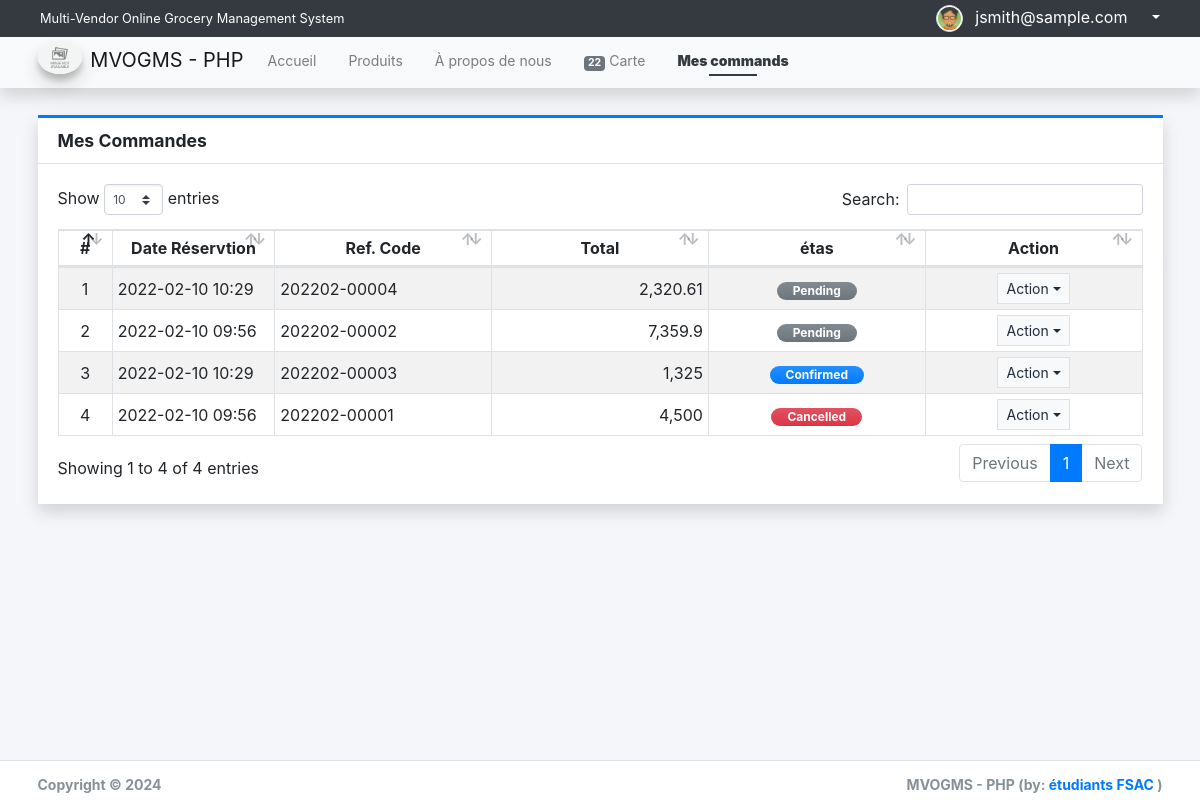
The page /?page=orders/my_orders (signed in) on the database its author committed.
### tables this page shows
CREATE TABLE `order_list` (
  `id` int(30) NOT NULL,
  `code` varchar(100) NOT NULL,
  `client_id` int(30) NOT NULL,
  `vendor_id` int(30) NOT NULL,
  `total_amount` double NOT NULL DEFAULT 0,
  `delivery_address` text NOT NULL,
  `status` tinyint(1) NOT NULL DEFAULT 0,
  `date_created` datetime NOT NULL DEFAULT current_timestamp(),
  `date_updated` datetime DEFAULT NULL ON UPDATE current_timestamp()
);

### classes/DBConnection.php (called while the page is built, shortened)
<?php
class DBConnection{
    private $host = DB_SERVER;
    private $username = DB_USERNAME;
    private $password = DB_PASSWORD;
    private $database = DB_NAME;
    public $conn;
    public function __construct(){
        if (!isset($this->conn)) {
            $this->conn = new mysqli($this->host, $this->username, $this->password, $this->database);
        }
    }
}
?>

### classes/SystemSettings.php (called while the page is built, shortened)
<?php
class SystemSettings extends DBConnection{
	function userdata($field = ''){
		if(!empty($field)){
			if(isset($_SESSION['userdata'][$field]))
				return $_SESSION['userdata'][$field];
			else
				return null;
		}else{
			return false;
		}
	}
}
$_settings = new SystemSettings();
?>

### config.php (called while the page is built, shortened)
<?php
require_once('classes/DBConnection.php');
require_once('classes/SystemSettings.php');
function format_num($number = 0, $max_decimal = ''){
    if(is_numeric($number)){
        $ex = explode('.',$number);
        $dec = isset($ex[1]) ? strlen($ex[1]) : 0;
        if(empty($max_decimal) || (is_numeric($max_decimal) && $max_decimal >= $dec)){
            return number_format($number,$dec);
        }else{
            if(is_numeric($max_decimal))
                return number_format($number,$max_decimal);
            else
                return "Invalid Maximum Decimal";
        }
    }else{
        return "Invalid Number";
    }
}
?>

### orders/my_orders.php (the view, shortened to what this page needs)
<div class="content py-3">
    <div class="card card-outline card-primary rounded-0 shadow">
        <div class="card-header">
            <h5 class="card-title"><b>Mes Commandes</b></h5>
        </div>
        <div class="card-body">
            <div class="w-100 overflow-auto">
            <table class="table table-bordered table-striped">
                <colgroup>
                    <col width="5%">
                    <col width="15%">
                    <col width="20%">
                    <col width="20%">
                    <col width="20%">
                    <col width="20%">
                </colgroup>
                <thead>
                    <tr>
                        <th class="p1 text-center">#</th>
                        <th class="p1 text-center">Date Réservtion</th>
                        <th class="p1 text-center">Ref. Code</th>
                        <th class="p1 text-center">Total </th>
                        <th class="p1 text-center">étas</th>
                        <th class="p1 text-center">Action</th>
                    </tr>
                </thead>
                <tbody>
                    <?php
                    $i = 1;
                    $orders = $conn->query("SELECT * FROM `order_list` where client_id = '{$_settings->userdata('id')}' order by `status` asc,unix_timestamp(date_created) desc ");
                    while($row = $orders->fetch_assoc()):
                    ?>
                    <tr>
                        <td class="px-2 py-1 align-middle text-center"><?= $i++; ?></td>
                        <td class="px-2 py-1 align-middle"><?= date("Y-m-d H:i", strtotime($row['date_created'])) ?></td>
                        <td class="px-2 py-1 align-middle"><?= $row['code'] ?></td>
                        <td class="px-2 py-1 align-middle text-right"><?= format_num($row['total_amount']) ?></td>
                        <td class="px-2 py-1 align-middle text-center">
                            <?php
                                switch($row['status']){
                                    case 0:
                                        echo '<span class="badge badge-secondary bg-gradient-secondary px-3 rounded-pill">Pending</span>';
                                        break;
                                    case 1:
                                        echo '<span class="badge badge-primary bg-gradient-primary px-3 rounded-pill">Confirmed</span>';
                                        break;
                                    case 5:
                                        echo '<span class="badge badge-danger bg-gradient-danger px-3 rounded-pill">Cancelled</span>';
                                        break;
                                }
                            ?>
                        </td>
                        <td class="px-2 py-1 align-middle text-center">
                            <button type="button" class="btn btn-flat border btn-light btn-sm dropdown-toggle dropdown-icon" data-toggle="dropdown">
                                Action
                            </button>
                        </td>
                    </tr>
                    <?php endwhile; ?>
                </tbody>
            </table>
            </div>
        </div>
    </div>
</div>

### rows shown on the page
order_list: date_created "2022-02-10 10:29", code "202202-00004", total_amount "2,320.61", status "Pending"
order_list: date_created "2022-02-10 09:56", code "202202-00002", total_amount "7,359.9", status "Pending"
order_list: date_created "2022-02-10 10:29", code "202202-00003", total_amount "1,325", status "Confirmed"
order_list: date_created "2022-02-10 09:56", code "202202-00001", total_amount "4,500", status "Cancelled"

### other values the page prints
$_settings->info('name') "Multi-Vendor Online Grocery Management System"
$_settings->userdata('email') "jsmith@sample.com"
$_settings->info('short_name') "MVOGMS - PHP"
format_num($cart_count) "22"
